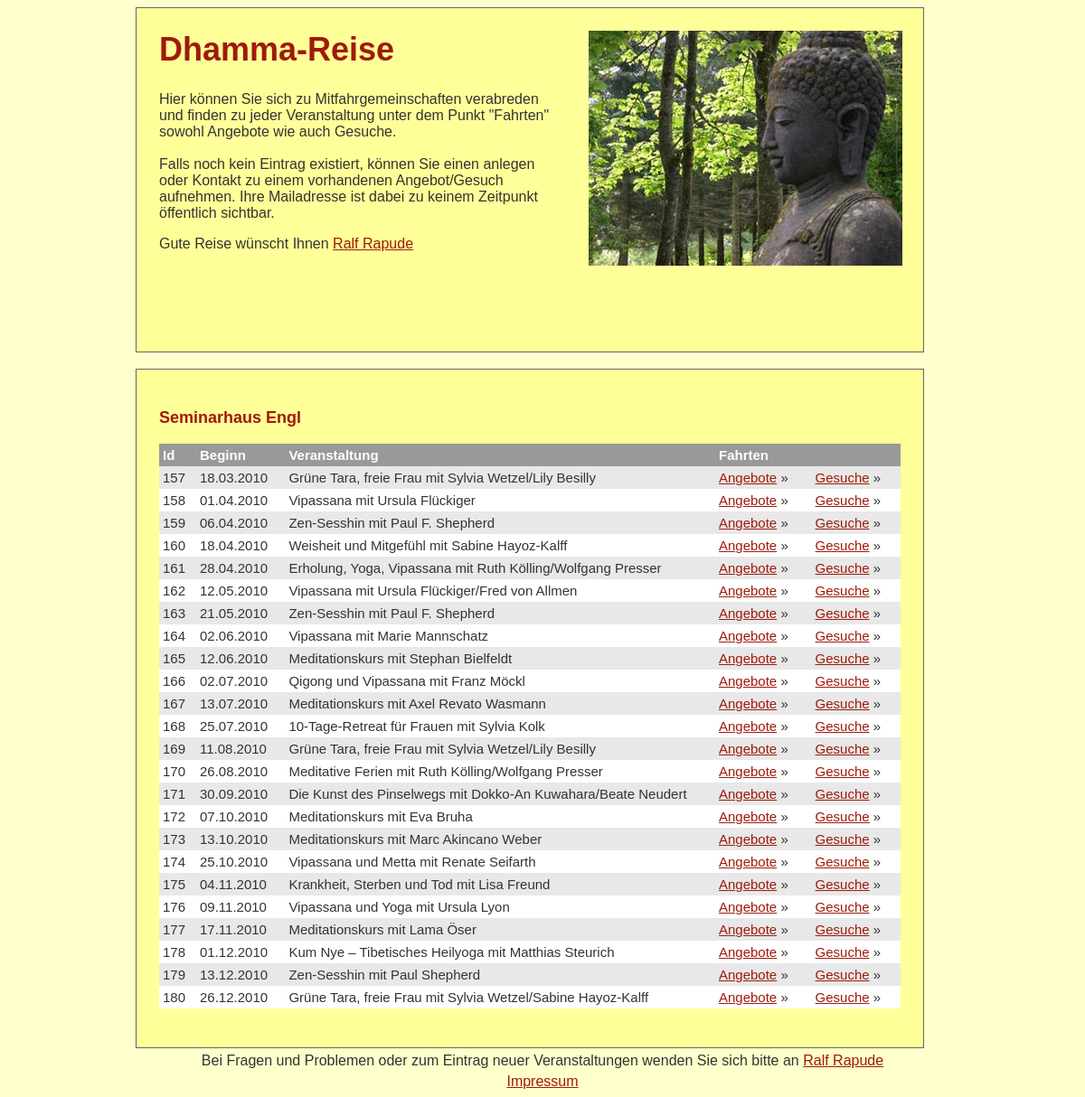
Page /index.php?centreIdent=sem_engl on the committed database.
### tables this page shows
CREATE TABLE `centre` (
  `id` int(11) NOT NULL auto_increment,
  `name` varchar(55) NOT NULL,
  `str_identifier` varchar(55) NOT NULL,
  `city` varchar(55) NOT NULL,
  PRIMARY KEY  (`id`),
  UNIQUE KEY `ctr_name` (`name`)
);

CREATE TABLE `event` (
  `id` int(11) NOT NULL auto_increment,
  `title` varchar(500) NOT NULL,
  `destination` varchar(200) NOT NULL,
  `ev_date` date NOT NULL,
  `centre_fk` varchar(20) NOT NULL,
  `centre_id` varchar(55) NOT NULL,
  PRIMARY KEY  (`id`)
);

### logic/config.inc.php (called while the page is built)
<?php
$config['server'] = "localhost";
$config['user'] = "";
$config['pass'] = "";
$config['database'] = "";
$config['tablePrefix'] = "trf_";
?>

### logic/Centre.class.php (called while the page is built, shortened)
<?php
require 'Database.class.php';
class Centre {
	public function getCentreByStrIdent($centreIdent) {
		$sql = "select * from centre where str_identifier='$centreIdent'";
		$db  = new Database();
		$db->connect();
		$centre = $db->query_first($sql);
		return $centre;
	}
}
?>

### logic/Database.class.php (called while the page is built, shortened)
<?php
class Database {
var $server   = "";
var $user     = "";
var $pass     = "";
var $record = array();
var $link_id = 0;
var $query_id = 0;
function Database(){
	require 'config.inc.php';
	$this->server   = $config['server'];
	$this->user     = $config['user'];
	$this->pass     = $config['pass'];
	$this->database = $config['database'];
}
function connect() {
	$this->link_id=@mysql_connect($this->server,$this->user,$this->pass);
	$this->server='';
	$this->user='';
	$this->pass='';
}
function query($sql) {
	$this->query_id = @mysql_query($sql, $this->link_id);
	return $this->query_id;
}
function fetch_array($query_id=-1) {
	if ($query_id!=-1) {
		$this->query_id=$query_id;
	}
	if (isset($this->query_id)) {
		$this->record = @mysql_fetch_assoc($this->query_id);
	}else{
		$this->oops("Invalid query_id: $this->query_id Records could not be fetched.");
	}
	if($this->record){
		$this->record=array_map("stripslashes", $this->record);
	}
	return $this->record;
}
function fetch_all_array($sql) {
	$query_id = $this->query($sql);
	$out = array();
	while ($row = $this->fetch_array($query_id, $sql)){
		$out[] = $row;
	}
	return $out;
}
function free_result($query_id=-1) {
	if ($query_id!=-1) {
		$this->query_id=$query_id;
	}
}
function query_first($query_string) {
	$query_id = $this->query($query_string);
	$out = $this->fetch_array($query_id);
	return $out;
}
}
?>

### logic/Event.class.php (called while the page is built, shortened)
<?php
class Event {
	public function getEventsByCentreIdent($centreIdent) {
		$sql = "select * from event where centre_fk='$centreIdent'order by ev_date asc";
		$db  = new Database();
		$db->connect();
		$events = $db->fetch_all_array($sql);
		return $events;
	}
}
?>

### layout_inc/centre-table.inc.php (the view)
 <h3><?php
 echo $oneCentre['name'];
 ?></h3>
 <?php
   $events    = new Event();
   $allEvents = $events->getEventsByCentreIdent($centreIdent);
   $counter   = 0;
   if (sizeOf($allEvents) == 0) {
   	echo "<b>Keine Veranstaltungen eingetragen</b>";
   } else {
 ?>
         <table width="100%" border="0" cellpadding="4" cellspacing="0">
           <colgroup>
             <col width="5%">
             <col width="12%">
             <col width="58%">
             <col width="13%">
           </colgroup>
           <tr>
             <th>Id</th>
             <th>Beginn</th>
             <th>Veranstaltung</th>
             <th colspan="2">Fahrten</th>
           </tr>
           <tr>
           <?php
           foreach ($allEvents as $oneEvent) {
           	$counter++;
           ?>
           <tr class=
           <?php
          if ($counter % 2 != 0) {
           	echo '"odd"';
          } else {
          	echo '"even"';
          }
           ?>>
             <td><?php echo $oneEvent['id']?></td>
             <td><?php echo date("d.m.Y",strtotime($oneEvent['ev_date'])) ?></td>
             <td><?php echo $oneEvent['title']?></td>
             <td>
             <a href="all_transfer.php?eventId=<?php echo $oneEvent['id']?>&centreId=<?php echo $oneCentre['id']?>&mode=offer&<?=SID?>" class="event">Angebote</a> &raquo;</td>
             <td>
             <a href="all_transfer.php?eventId=<?php echo $oneEvent['id']?>&centreId=<?php echo $oneCentre['id']?>&mode=request&<?=SID?>" class="event">Gesuche</a> &raquo;</td>
           </tr>
           <?php
           }
           ?>
         </table>
         <br/>
<?php
   }
?>

### css/style.css (style rules this page uses)
body { background-color: #FFFFCC; font-family: "Trebuchet MS", Arial, Tahoma, Verdana, sans-serif; color:#333; text-align: center; }
A:link, A:active, A:visited, A:hover { color:#9f1a0b; text-decoration:underline; }
A.event:link, A.event:active, A.event:visited, A.event:hover { color:#9f1a0b; text-decoration:underline; }
H3 { font-size:18px; margin:0 0 25 0; color:#9f1a0b; }
TABLE, TR, TD, TH { font: 15px "Trebuchet MS", Arial, Tahoma, Verdana, sans-serif; vertical-align:top; border-spacing: 0px; border-style: none; border-collapse: collapse; color:#333; }
TH { text-align:left; color:#fff; background-color: #999; font-weight:700; }
TR.odd { background-color: #E8E8E8; }
TR.even { background-color: #fff; }

### rows in the picture
centre: name "Seminarhaus Engl"
event: id "157", ev_date "18.03.2010", title "Grüne Tara, freie Frau mit Sylvia Wetzel/Lily Besilly"
event: id "158", ev_date "01.04.2010", title "Vipassana mit Ursula Flückiger"
event: id "159", ev_date "06.04.2010", title "Zen-Sesshin mit Paul F. Shepherd"
event: id "160", ev_date "18.04.2010", title "Weisheit und Mitgefühl mit Sabine Hayoz-Kalff"
event: id "161", ev_date "28.04.2010", title "Erholung, Yoga, Vipassana mit Ruth Kölling/Wolfgang Presser"
event: id "162", ev_date "12.05.2010", title "Vipassana mit Ursula Flückiger/Fred von Allmen"
event: id "163", ev_date "21.05.2010", title "Zen-Sesshin mit Paul F. Shepherd"
event: id "164", ev_date "02.06.2010", title "Vipassana mit Marie Mannschatz"
event: id "165", ev_date "12.06.2010", title "Meditationskurs mit Stephan Bielfeldt"
event: id "166", ev_date "02.07.2010", title "Qigong und Vipassana mit Franz Möckl"
event: id "167", ev_date "13.07.2010", title "Meditationskurs mit Axel Revato Wasmann"
event: id "168", ev_date "25.07.2010", title "10-Tage-Retreat für Frauen mit Sylvia Kolk"
event: id "169", ev_date "11.08.2010", title "Grüne Tara, freie Frau mit Sylvia Wetzel/Lily Besilly"
event: id "170", ev_date "26.08.2010", title "Meditative Ferien mit Ruth Kölling/Wolfgang Presser"
event: id "171", ev_date "30.09.2010", title "Die Kunst des Pinselwegs mit Dokko-An Kuwahara/Beate Neudert"
event: id "172", ev_date "07.10.2010", title "Meditationskurs mit Eva Bruha"
event: id "173", ev_date "13.10.2010", title "Meditationskurs mit Marc Akincano Weber"
event: id "174", ev_date "25.10.2010", title "Vipassana und Metta mit Renate Seifarth"
event: id "175", ev_date "04.11.2010", title "Krankheit, Sterben und Tod mit Lisa Freund"
event: id "176", ev_date "09.11.2010", title "Vipassana und Yoga mit Ursula Lyon"
event: id "177", ev_date "17.11.2010", title "Meditationskurs mit Lama Öser"
event: id "178", ev_date "01.12.2010", title "Kum Nye – Tibetisches Heilyoga mit Matthias Steurich"
event: id "179", ev_date "13.12.2010", title "Zen-Sesshin mit Paul Shepherd"
event: id "180", ev_date "26.12.2010", title "Grüne Tara, freie Frau mit Sylvia Wetzel/Sabine Hayoz-Kalff"
